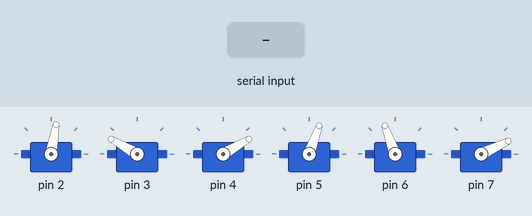
The sketch below on a simulated Arduino Uno, built with avr-gcc and run on an emulated ATmega328P. On the bench: 6 × servo. Inputs (shaded band) come from the test bench.

Above: at 1.2 s.
1.3 s: "90,45,200\n" received over Serial
At 1.76 s:
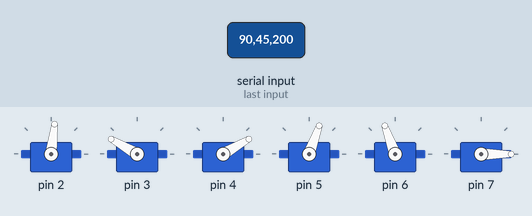
At 2.37 s:
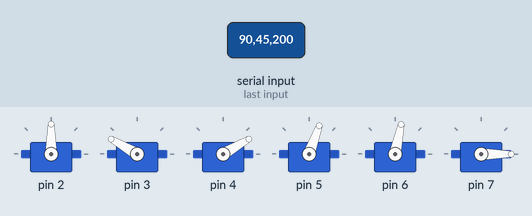
Timing chart, 0 to 21.1 s (numbered marks = the images above; inputs shaded):
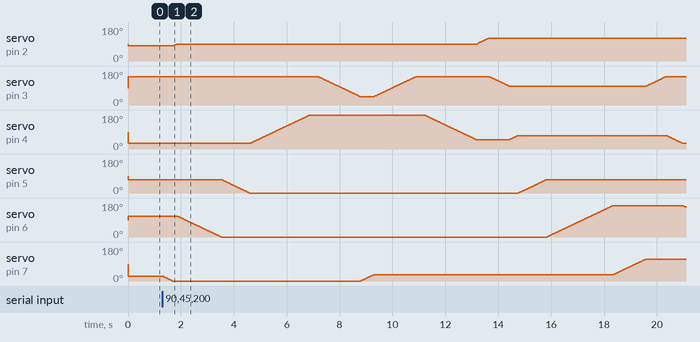

Measured:
- after the input at 1.3 s, servo on pin 2: moves from 80° to 121° over 11.9 s, starting after 0.41 s

The sketch:

ArduinoCode.ino
```cpp
 #include <SoftwareSerial.h>
#include <Servo.h>

Servo servo[7];

int servoCurrentPosition[7]; // current position
int servoPreviousPosition[7]; // previous position
int speedDelay = 15;
String Input="";
int inputAngle[7];
int sizes=1;
int object=1;
// Common servo setup values
int minPulse = 600;   // minimum servo position, us (microseconds)
int maxPulse = 2400;  // maximum servo position, us

void software_Reset()
{
  asm volatile ("  jmp 0");
}

void Sizes(int sizes)
{
  if(sizes==1)
  {
      servoCurrentPosition[1] = 142;
      servoCurrentPosition[2] = 148;
      servoCurrentPosition[3] = 136;
      servoCurrentPosition[4] = 70;
      servoCurrentPosition[5] = 165;
      servoCurrentPosition[6] = 115;
  }
  else if(sizes==2)
  {
	servoCurrentPosition[1] = 132;
	servoCurrentPosition[2] = 128;
	servoCurrentPosition[3] = 111;
	servoCurrentPosition[4] = 70;
	servoCurrentPosition[5] = 165;
	servoCurrentPosition[6] = 115;

  }
  else
  {
        servoCurrentPosition[1] = 121;
        servoCurrentPosition[2] = 100;
        servoCurrentPosition[3] = 71;
        servoCurrentPosition[4] = 70;
        servoCurrentPosition[5] = 165;
        servoCurrentPosition[6] = 115;
  }
}

void ServoPositionSetting(int NumOfServo)
{
  if (servoPreviousPosition[NumOfServo] > servoCurrentPosition[NumOfServo])
  {
    for ( int j = servoPreviousPosition[NumOfServo]; j >= servoCurrentPosition[NumOfServo]; j--)
    {
      servo[NumOfServo].write(j);
      delay(speedDelay);
  }
  }
  if (servoPreviousPosition[NumOfServo] < servoCurrentPosition[NumOfServo])
  {
    for ( int j = servoPreviousPosition[NumOfServo]; j <= servoCurrentPosition[NumOfServo]; j++)
    {
     servo[NumOfServo].write(j);
      delay(speedDelay);
    }
  }
  servoPreviousPosition[NumOfServo] = servoCurrentPosition[NumOfServo];
}

void CatchAndPut(int sizes)
{
  // catch
  if(object==1 && sizes ==1)
  {
    servoCurrentPosition[6] = 28;
  }
  else if(object==1 && sizes ==2)
  {
    servoCurrentPosition[6] = 25;
  }
  else if(object==1 && sizes ==3)
  {
    servoCurrentPosition[6] = 21;
  }
  else if(object==2 && sizes ==1)
  {
    servoCurrentPosition[6] = 38;
  }
  else if(object==2 && sizes ==2)
  {
    servoCurrentPosition[6] = 35;
  }
  else
  {
    servoCurrentPosition[6] = 33;
  }

  ServoPositionSetting(6);

  // up
  servoCurrentPosition[2] = 150;
  ServoPositionSetting(2);
   servoCurrentPosition[3] = 50;
  ServoPositionSetting(3);

  // put
  Sizes(sizes);
  ServoPositionSetting(1);
  ServoPositionSetting(2);
  ServoPositionSetting(3);
  ServoPositionSetting(4);
  ServoPositionSetting(5);
  ServoPositionSetting(6);

  //return
  servoCurrentPosition[1] = 80;
  servoCurrentPosition[2] = 150;
  servoCurrentPosition[3] = 30;
  servoCurrentPosition[4] = 70;
  servoCurrentPosition[5] = 110;
  servoCurrentPosition[6] = 90;

   ServoPositionSetting(2);
  ServoPositionSetting(3);
  ServoPositionSetting(4);
  ServoPositionSetting(5);
  ServoPositionSetting(1);
  ServoPositionSetting(6);
}

void setup()
{
  servo[1].attach(2, minPulse, maxPulse );
  servo[2].attach(3, minPulse, maxPulse );
  servo[3].attach(4, minPulse, maxPulse );
  servo[4].attach(5, minPulse, maxPulse );
  servo[5].attach(6, minPulse, maxPulse );
  servo[6].attach(7, minPulse, maxPulse );

  Serial.begin(2000000); // set the baud rate

  Serial.setTimeout(1);
  delay(speedDelay);

  // Robot arm initial position
  servoPreviousPosition[1] = 80;
  servo[1].write(servoPreviousPosition[1]);
  servoPreviousPosition[2] = 150;
  servo[2].write(servoPreviousPosition[2]);
  servoPreviousPosition[3] = 30;
  servo[3].write(servoPreviousPosition[3]);
  servoPreviousPosition[4] = 70;
  servo[4].write(servoPreviousPosition[4]);
  servoPreviousPosition[5] = 110;
  servo[5].write(servoPreviousPosition[5]);
  servoPreviousPosition[6] =25;
  servo[6].write(servoPreviousPosition[6]);
}

void loop()
{
  // Check for incoming data
  if (Serial.available() > 0)
  {

    Input="";
    Input = Serial.readString();// Read the data as string
    inputAngle[1] =  Input.substring(0, 3).toInt();  // Read the data as string
    inputAngle[2] =  Input.substring(3, 6).toInt();
    inputAngle[3] =  Input.substring(6,9).toInt();
    inputAngle[4] =  Input.substring(9, 12).toInt();
    inputAngle[5] =  Input.substring(12, 15).toInt();
    inputAngle[6] =  Input.substring(15, 18).toInt();
    sizes =  Input.substring(18, 19).toInt();
    object =  Input.substring(19, 20).toInt();
     /*
      Serial.print(Input);
      Serial.print("\n");
      Serial.print(inputAngle[1] );
      Serial.print("\n");
      delay(1);
      Serial.print(inputAngle[2] );
      Serial.print("\n");
      delay(1);
      Serial.print(inputAngle[3] );
      Serial.print("\n");
      Serial.print(inputAngle[4] );
      Serial.print("\n");
      delay(1);
      Serial.print(inputAngle[5] );
      Serial.print("\n");
      delay(1);
      Serial.print(inputAngle[6] );
      Serial.print("\n");
      delay(1);
      Serial.print(sizes );
      Serial.print("\n");
      delay(1);*/

      servoCurrentPosition[1] =  inputAngle[1];
      servoCurrentPosition[2] =  inputAngle[2];
      servoCurrentPosition[3] =  inputAngle[3];
      servoCurrentPosition[4] =  inputAngle[4];
      servoCurrentPosition[5] =  inputAngle[5];
      servoCurrentPosition[6] =  inputAngle[6];

      ServoPositionSetting(6);
      ServoPositionSetting(1);
      ServoPositionSetting(5);
      ServoPositionSetting(4);
      ServoPositionSetting(3);
      ServoPositionSetting(2);
      CatchAndPut(sizes);
      Serial.print("Sucessful");
    }
  }
```
